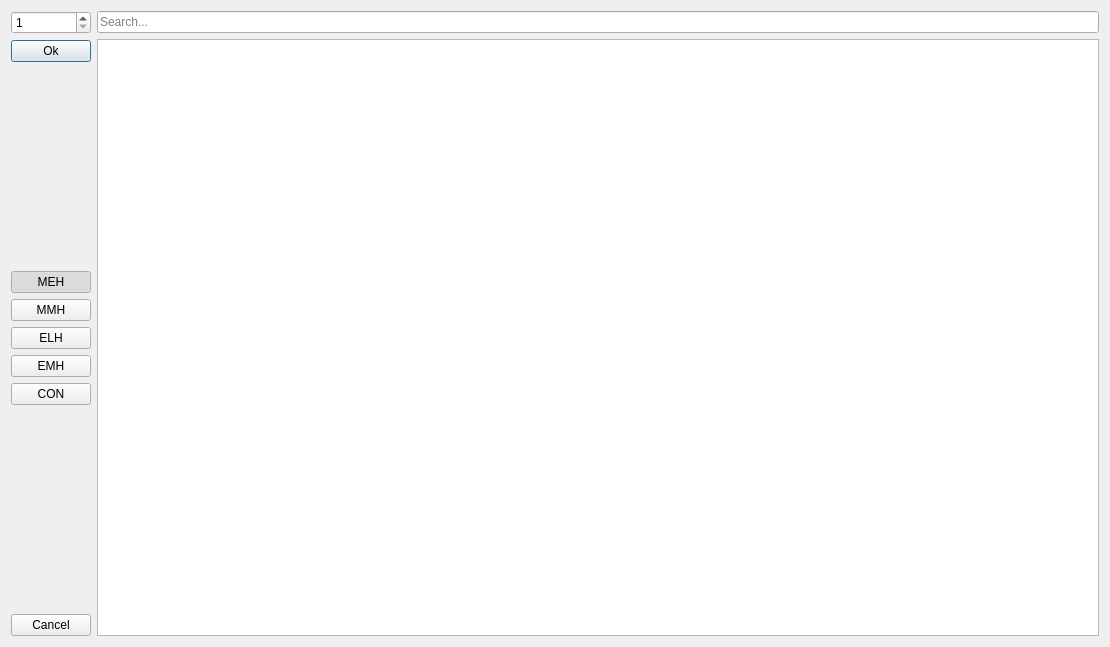
<?xml version="1.0" encoding="UTF-8"?>
<ui version="4.0">
 <class>uiHardwareEditor</class>
 <widget class="QWidget" name="uiHardwareEditor">
  <property name="windowModality">
   <enum>Qt::ApplicationModal</enum>
  </property>
  <property name="geometry">
   <rect>
    <x>0</x>
    <y>0</y>
    <width>1110</width>
    <height>647</height>
   </rect>
  </property>
  <property name="windowTitle">
   <string>Hardware Selector</string>
  </property>
  <layout class="QVBoxLayout" name="verticalLayout_2">
   <item>
    <layout class="QHBoxLayout" name="horizontalLayout">
     <item>
      <layout class="QVBoxLayout" name="verticalLayout">
       <property name="leftMargin">
        <number>0</number>
       </property>
       <item>
        <widget class="QSpinBox" name="uiSelectQuantity">
         <property name="minimum">
          <number>1</number>
         </property>
        </widget>
       </item>
       <item>
        <widget class="QPushButton" name="uiOkButton">
         <property name="text">
          <string>Ok</string>
         </property>
         <property name="shortcut">
          <string>Return</string>
         </property>
         <property name="default">
          <bool>true</bool>
         </property>
        </widget>
       </item>
       <item>
        <spacer name="verticalSpacer">
         <property name="orientation">
          <enum>Qt::Vertical</enum>
         </property>
         <property name="sizeHint" stdset="0">
          <size>
           <width>20</width>
           <height>40</height>
          </size>
         </property>
        </spacer>
       </item>
       <item>
        <widget class="QPushButton" name="uiMechanicalButton">
         <property name="text">
          <string>MEH</string>
         </property>
         <property name="checkable">
          <bool>true</bool>
         </property>
         <property name="checked">
          <bool>true</bool>
         </property>
         <property name="autoExclusive">
          <bool>true</bool>
         </property>
        </widget>
       </item>
       <item>
        <widget class="QPushButton" name="uiMeasuredButton">
         <property name="text">
          <string>MMH</string>
         </property>
         <property name="checkable">
          <bool>true</bool>
         </property>
         <property name="autoExclusive">
          <bool>true</bool>
         </property>
        </widget>
       </item>
       <item>
        <widget class="QPushButton" name="uiElectricalButton">
         <property name="text">
          <string>ELH</string>
         </property>
         <property name="checkable">
          <bool>true</bool>
         </property>
         <property name="autoExclusive">
          <bool>true</bool>
         </property>
        </widget>
       </item>
       <item>
        <widget class="QPushButton" name="uiElectromechanicalButton">
         <property name="text">
          <string>EMH</string>
         </property>
         <property name="checkable">
          <bool>true</bool>
         </property>
         <property name="autoExclusive">
          <bool>true</bool>
         </property>
        </widget>
       </item>
       <item>
        <widget class="QPushButton" name="uiConsumableButton">
         <property name="text">
          <string>CON</string>
         </property>
         <property name="checkable">
          <bool>true</bool>
         </property>
         <property name="autoExclusive">
          <bool>true</bool>
         </property>
        </widget>
       </item>
       <item>
        <spacer name="verticalSpacer_2">
         <property name="orientation">
          <enum>Qt::Vertical</enum>
         </property>
         <property name="sizeHint" stdset="0">
          <size>
           <width>20</width>
           <height>40</height>
          </size>
         </property>
        </spacer>
       </item>
       <item>
        <widget class="QPushButton" name="uiCancelButton">
         <property name="text">
          <string>Cancel</string>
         </property>
         <property name="shortcut">
          <string>Esc</string>
         </property>
        </widget>
       </item>
      </layout>
     </item>
     <item>
      <layout class="QVBoxLayout" name="uiViewContainer">
       <item>
        <widget class="QLineEdit" name="uiSearchEntry">
         <property name="placeholderText">
          <string>Search...</string>
         </property>
        </widget>
       </item>
       <item>
        <widget class="QTableView" name="uiHardwareView">
         <property name="alternatingRowColors">
          <bool>true</bool>
         </property>
         <property name="sortingEnabled">
          <bool>false</bool>
         </property>
        </widget>
       </item>
      </layout>
     </item>
    </layout>
   </item>
  </layout>
 </widget>
 <resources/>
 <connections/>
</ui>
